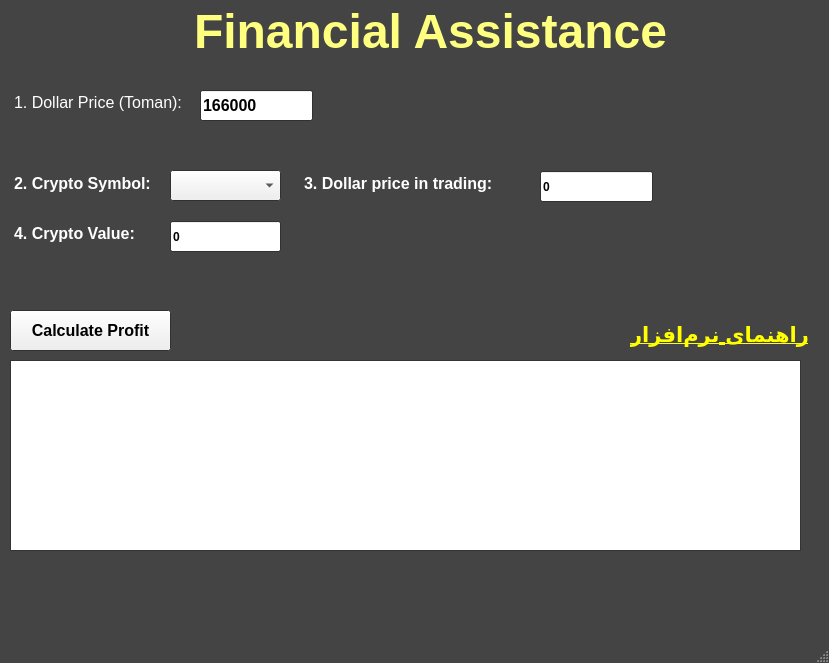
<?xml version="1.0" encoding="UTF-8"?>
<ui version="4.0">
 <class>Crypto_Portfolio_Tracker</class>
 <widget class="QMainWindow" name="Crypto_Portfolio_Tracker">
  <property name="geometry">
   <rect>
    <x>0</x>
    <y>0</y>
    <width>829</width>
    <height>663</height>
   </rect>
  </property>
  <property name="palette">
   <palette>
    <active>
     <colorrole role="Base">
      <brush brushstyle="SolidPattern">
       <color alpha="255">
        <red>255</red>
        <green>255</green>
        <blue>255</blue>
       </color>
      </brush>
     </colorrole>
     <colorrole role="Window">
      <brush brushstyle="SolidPattern">
       <color alpha="255">
        <red>68</red>
        <green>68</green>
        <blue>68</blue>
       </color>
      </brush>
     </colorrole>
    </active>
    <inactive>
     <colorrole role="Base">
      <brush brushstyle="SolidPattern">
       <color alpha="255">
        <red>255</red>
        <green>255</green>
        <blue>255</blue>
       </color>
      </brush>
     </colorrole>
     <colorrole role="Window">
      <brush brushstyle="SolidPattern">
       <color alpha="255">
        <red>68</red>
        <green>68</green>
        <blue>68</blue>
       </color>
      </brush>
     </colorrole>
    </inactive>
    <disabled>
     <colorrole role="Base">
      <brush brushstyle="SolidPattern">
       <color alpha="255">
        <red>68</red>
        <green>68</green>
        <blue>68</blue>
       </color>
      </brush>
     </colorrole>
     <colorrole role="Window">
      <brush brushstyle="SolidPattern">
       <color alpha="255">
        <red>68</red>
        <green>68</green>
        <blue>68</blue>
       </color>
      </brush>
     </colorrole>
    </disabled>
   </palette>
  </property>
  <property name="font">
   <font>
    <weight>75</weight>
    <bold>true</bold>
    <kerning>true</kerning>
   </font>
  </property>
  <property name="mouseTracking">
   <bool>false</bool>
  </property>
  <property name="windowTitle">
   <string>Crypto Portfolio Tracker V2.0</string>
  </property>
  <property name="autoFillBackground">
   <bool>false</bool>
  </property>
  <widget class="QWidget" name="centralwidget">
   <widget class="QLineEdit" name="usdtEn">
    <property name="geometry">
     <rect>
      <x>200</x>
      <y>90</y>
      <width>113</width>
      <height>31</height>
     </rect>
    </property>
    <property name="font">
     <font>
      <pointsize>12</pointsize>
     </font>
    </property>
    <property name="toolTip">
     <string>قیمت کنونی دلار در بازار</string>
    </property>
    <property name="styleSheet">
     <string notr="true">text-aling: center</string>
    </property>
    <property name="text">
     <string>166000</string>
    </property>
   </widget>
   <widget class="QLineEdit" name="amountEn">
    <property name="geometry">
     <rect>
      <x>170</x>
      <y>221</y>
      <width>111</width>
      <height>31</height>
     </rect>
    </property>
    <property name="toolTip">
     <string>میزان رمزارز خریداری شده</string>
    </property>
    <property name="text">
     <string>0</string>
    </property>
   </widget>
   <widget class="QLineEdit" name="usdBuyEn">
    <property name="geometry">
     <rect>
      <x>540</x>
      <y>171</y>
      <width>113</width>
      <height>31</height>
     </rect>
    </property>
    <property name="toolTip">
     <string>قیمت دلار در لحظه انجام این معامله (تومان)</string>
    </property>
    <property name="text">
     <string>0</string>
    </property>
   </widget>
   <widget class="QPushButton" name="calcBtn">
    <property name="geometry">
     <rect>
      <x>10</x>
      <y>310</y>
      <width>161</width>
      <height>41</height>
     </rect>
    </property>
    <property name="font">
     <font>
      <pointsize>12</pointsize>
     </font>
    </property>
    <property name="toolTip">
     <string>محاسبه سود / ثبت ترید</string>
    </property>
    <property name="text">
     <string>Calculate Profit</string>
    </property>
   </widget>
   <widget class="QTextEdit" name="resultBox">
    <property name="geometry">
     <rect>
      <x>10</x>
      <y>360</y>
      <width>791</width>
      <height>191</height>
     </rect>
    </property>
   </widget>
   <widget class="QTextEdit" name="textEdit">
    <property name="geometry">
     <rect>
      <x>110</x>
      <y>0</y>
      <width>641</width>
      <height>71</height>
     </rect>
    </property>
    <property name="palette">
     <palette>
      <active>
       <colorrole role="WindowText">
        <brush brushstyle="SolidPattern">
         <color alpha="255">
          <red>244</red>
          <green>208</green>
          <blue>63</blue>
         </color>
        </brush>
       </colorrole>
       <colorrole role="Button">
        <brush brushstyle="SolidPattern">
         <color alpha="0">
          <red>0</red>
          <green>0</green>
          <blue>0</blue>
         </color>
        </brush>
       </colorrole>
       <colorrole role="Text">
        <brush brushstyle="SolidPattern">
         <color alpha="255">
          <red>244</red>
          <green>208</green>
          <blue>63</blue>
         </color>
        </brush>
       </colorrole>
       <colorrole role="BrightText">
        <brush brushstyle="SolidPattern">
         <color alpha="255">
          <red>170</red>
          <green>255</green>
          <blue>0</blue>
         </color>
        </brush>
       </colorrole>
       <colorrole role="ButtonText">
        <brush brushstyle="SolidPattern">
         <color alpha="255">
          <red>244</red>
          <green>208</green>
          <blue>63</blue>
         </color>
        </brush>
       </colorrole>
       <colorrole role="Base">
        <brush brushstyle="NoBrush">
         <color alpha="255">
          <red>0</red>
          <green>0</green>
          <blue>0</blue>
         </color>
        </brush>
       </colorrole>
       <colorrole role="Window">
        <brush brushstyle="SolidPattern">
         <color alpha="0">
          <red>0</red>
          <green>0</green>
          <blue>0</blue>
         </color>
        </brush>
       </colorrole>
      </active>
      <inactive>
       <colorrole role="WindowText">
        <brush brushstyle="SolidPattern">
         <color alpha="255">
          <red>244</red>
          <green>208</green>
          <blue>63</blue>
         </color>
        </brush>
       </colorrole>
       <colorrole role="Button">
        <brush brushstyle="SolidPattern">
         <color alpha="0">
          <red>0</red>
          <green>0</green>
          <blue>0</blue>
         </color>
        </brush>
       </colorrole>
       <colorrole role="Text">
        <brush brushstyle="SolidPattern">
         <color alpha="255">
          <red>244</red>
          <green>208</green>
          <blue>63</blue>
         </color>
        </brush>
       </colorrole>
       <colorrole role="BrightText">
        <brush brushstyle="SolidPattern">
         <color alpha="255">
          <red>170</red>
          <green>255</green>
          <blue>0</blue>
         </color>
        </brush>
       </colorrole>
       <colorrole role="ButtonText">
        <brush brushstyle="SolidPattern">
         <color alpha="255">
          <red>244</red>
          <green>208</green>
          <blue>63</blue>
         </color>
        </brush>
       </colorrole>
       <colorrole role="Base">
        <brush brushstyle="NoBrush">
         <color alpha="255">
          <red>0</red>
          <green>0</green>
          <blue>0</blue>
         </color>
        </brush>
       </colorrole>
       <colorrole role="Window">
        <brush brushstyle="SolidPattern">
         <color alpha="0">
          <red>0</red>
          <green>0</green>
          <blue>0</blue>
         </color>
        </brush>
       </colorrole>
      </inactive>
      <disabled>
       <colorrole role="WindowText">
        <brush brushstyle="SolidPattern">
         <color alpha="255">
          <red>244</red>
          <green>208</green>
          <blue>63</blue>
         </color>
        </brush>
       </colorrole>
       <colorrole role="Button">
        <brush brushstyle="SolidPattern">
         <color alpha="0">
          <red>0</red>
          <green>0</green>
          <blue>0</blue>
         </color>
        </brush>
       </colorrole>
       <colorrole role="Text">
        <brush brushstyle="SolidPattern">
         <color alpha="255">
          <red>244</red>
          <green>208</green>
          <blue>63</blue>
         </color>
        </brush>
       </colorrole>
       <colorrole role="BrightText">
        <brush brushstyle="SolidPattern">
         <color alpha="255">
          <red>170</red>
          <green>255</green>
          <blue>0</blue>
         </color>
        </brush>
       </colorrole>
       <colorrole role="ButtonText">
        <brush brushstyle="SolidPattern">
         <color alpha="255">
          <red>244</red>
          <green>208</green>
          <blue>63</blue>
         </color>
        </brush>
       </colorrole>
       <colorrole role="Base">
        <brush brushstyle="NoBrush">
         <color alpha="255">
          <red>0</red>
          <green>0</green>
          <blue>0</blue>
         </color>
        </brush>
       </colorrole>
       <colorrole role="Window">
        <brush brushstyle="SolidPattern">
         <color alpha="0">
          <red>0</red>
          <green>0</green>
          <blue>0</blue>
         </color>
        </brush>
       </colorrole>
      </disabled>
     </palette>
    </property>
    <property name="styleSheet">
     <string notr="true">background: transparent;
color: #f4d03f;
font-weight: bold;
border: none
</string>
    </property>
    <property name="html">
     <string>&lt;!DOCTYPE HTML PUBLIC &quot;-//W3C//DTD HTML 4.0//EN&quot; &quot;http://www.w3.org/TR/REC-html40/strict.dtd&quot;&gt;
&lt;html&gt;&lt;head&gt;&lt;meta name=&quot;qrichtext&quot; content=&quot;1&quot; /&gt;&lt;style type=&quot;text/css&quot;&gt;
p, li { white-space: pre-wrap; }
&lt;/style&gt;&lt;/head&gt;&lt;body style=&quot; font-family:'MS Shell Dlg 2'; font-size:8.25pt; font-weight:600; font-style:normal;&quot;&gt;
&lt;p align=&quot;center&quot; style=&quot; margin-top:0px; margin-bottom:0px; margin-left:0px; margin-right:0px; -qt-block-indent:0; text-indent:0px;&quot;&gt;&lt;span style=&quot; font-size:36pt; color:#ffff7f;&quot;&gt;Financial Assistance&lt;/span&gt;&lt;/p&gt;&lt;/body&gt;&lt;/html&gt;</string>
    </property>
   </widget>
   <widget class="QTextEdit" name="textEdit_2">
    <property name="geometry">
     <rect>
      <x>10</x>
      <y>89</y>
      <width>181</width>
      <height>31</height>
     </rect>
    </property>
    <property name="styleSheet">
     <string notr="true">background: transparent;
font-weight: bold;
border: none;</string>
    </property>
    <property name="html">
     <string>&lt;!DOCTYPE HTML PUBLIC &quot;-//W3C//DTD HTML 4.0//EN&quot; &quot;http://www.w3.org/TR/REC-html40/strict.dtd&quot;&gt;
&lt;html&gt;&lt;head&gt;&lt;meta name=&quot;qrichtext&quot; content=&quot;1&quot; /&gt;&lt;style type=&quot;text/css&quot;&gt;
p, li { white-space: pre-wrap; }
&lt;/style&gt;&lt;/head&gt;&lt;body style=&quot; font-family:'MS Shell Dlg 2'; font-size:8.25pt; font-weight:600; font-style:normal;&quot;&gt;
&lt;p style=&quot; margin-top:0px; margin-bottom:0px; margin-left:0px; margin-right:0px; -qt-block-indent:0; text-indent:0px;&quot;&gt;&lt;span style=&quot; font-size:12pt; font-weight:400; color:#ffffff;&quot;&gt;1. Dollar Price (Toman):&lt;/span&gt;&lt;/p&gt;&lt;/body&gt;&lt;/html&gt;</string>
    </property>
   </widget>
   <widget class="QTextEdit" name="textEdit_3">
    <property name="geometry">
     <rect>
      <x>10</x>
      <y>170</y>
      <width>171</width>
      <height>31</height>
     </rect>
    </property>
    <property name="styleSheet">
     <string notr="true">background: transparent;
font-weight: bold;
border: none;</string>
    </property>
    <property name="html">
     <string>&lt;!DOCTYPE HTML PUBLIC &quot;-//W3C//DTD HTML 4.0//EN&quot; &quot;http://www.w3.org/TR/REC-html40/strict.dtd&quot;&gt;
&lt;html&gt;&lt;head&gt;&lt;meta name=&quot;qrichtext&quot; content=&quot;1&quot; /&gt;&lt;style type=&quot;text/css&quot;&gt;
p, li { white-space: pre-wrap; }
&lt;/style&gt;&lt;/head&gt;&lt;body style=&quot; font-family:'MS Shell Dlg 2'; font-size:8.25pt; font-weight:600; font-style:normal;&quot;&gt;
&lt;p style=&quot; margin-top:0px; margin-bottom:0px; margin-left:0px; margin-right:0px; -qt-block-indent:0; text-indent:0px;&quot;&gt;&lt;span style=&quot; font-size:12pt; color:#ffffff;&quot;&gt;2. Crypto Symbol:&lt;/span&gt;&lt;/p&gt;&lt;/body&gt;&lt;/html&gt;</string>
    </property>
   </widget>
   <widget class="QTextEdit" name="textEdit_4">
    <property name="geometry">
     <rect>
      <x>10</x>
      <y>220</y>
      <width>151</width>
      <height>31</height>
     </rect>
    </property>
    <property name="styleSheet">
     <string notr="true">background: transparent;
font-weight: bold;
border: none;</string>
    </property>
    <property name="html">
     <string>&lt;!DOCTYPE HTML PUBLIC &quot;-//W3C//DTD HTML 4.0//EN&quot; &quot;http://www.w3.org/TR/REC-html40/strict.dtd&quot;&gt;
&lt;html&gt;&lt;head&gt;&lt;meta name=&quot;qrichtext&quot; content=&quot;1&quot; /&gt;&lt;style type=&quot;text/css&quot;&gt;
p, li { white-space: pre-wrap; }
&lt;/style&gt;&lt;/head&gt;&lt;body style=&quot; font-family:'MS Shell Dlg 2'; font-size:8.25pt; font-weight:600; font-style:normal;&quot;&gt;
&lt;p style=&quot; margin-top:0px; margin-bottom:0px; margin-left:0px; margin-right:0px; -qt-block-indent:0; text-indent:0px;&quot;&gt;&lt;span style=&quot; font-size:12pt; color:#ffffff;&quot;&gt;4. Crypto Value:&lt;/span&gt;&lt;/p&gt;&lt;/body&gt;&lt;/html&gt;</string>
    </property>
   </widget>
   <widget class="QTextEdit" name="textEdit_5">
    <property name="geometry">
     <rect>
      <x>300</x>
      <y>170</y>
      <width>221</width>
      <height>31</height>
     </rect>
    </property>
    <property name="styleSheet">
     <string notr="true">background: transparent;
font-weight: bold;
border: none;</string>
    </property>
    <property name="html">
     <string>&lt;!DOCTYPE HTML PUBLIC &quot;-//W3C//DTD HTML 4.0//EN&quot; &quot;http://www.w3.org/TR/REC-html40/strict.dtd&quot;&gt;
&lt;html&gt;&lt;head&gt;&lt;meta name=&quot;qrichtext&quot; content=&quot;1&quot; /&gt;&lt;style type=&quot;text/css&quot;&gt;
p, li { white-space: pre-wrap; }
&lt;/style&gt;&lt;/head&gt;&lt;body style=&quot; font-family:'MS Shell Dlg 2'; font-size:8.25pt; font-weight:600; font-style:normal;&quot;&gt;
&lt;p style=&quot; margin-top:0px; margin-bottom:0px; margin-left:0px; margin-right:0px; -qt-block-indent:0; text-indent:0px;&quot;&gt;&lt;span style=&quot; font-size:12pt; color:#ffffff;&quot;&gt;3. Dollar price in trading:&lt;/span&gt;&lt;/p&gt;&lt;/body&gt;&lt;/html&gt;</string>
    </property>
   </widget>
   <widget class="QComboBox" name="symbolEn">
    <property name="geometry">
     <rect>
      <x>170</x>
      <y>170</y>
      <width>111</width>
      <height>31</height>
     </rect>
    </property>
    <property name="toolTip">
     <string>نماد رمز ارز خریداری شده</string>
    </property>
    <item>
     <property name="text">
      <string/>
     </property>
    </item>
    <item>
     <property name="text">
      <string>BTC</string>
     </property>
    </item>
    <item>
     <property name="text">
      <string>TON</string>
     </property>
    </item>
    <item>
     <property name="text">
      <string>DOGE</string>
     </property>
    </item>
    <item>
     <property name="text">
      <string>SHIB</string>
     </property>
    </item>
   </widget>
   <widget class="QLabel" name="label">
    <property name="geometry">
     <rect>
      <x>630</x>
      <y>319</y>
      <width>181</width>
      <height>31</height>
     </rect>
    </property>
    <property name="text">
     <string>&lt;html&gt;&lt;head/&gt;&lt;body&gt;&lt;p&gt;&lt;a href=&quot;https://github.com/autonexit/Crypto_Portfolio_Tracker/blob/main/README.md&quot;&gt;&lt;span style=&quot; font-size:16pt; text-decoration: underline; color:#ffff00;&quot;&gt;راهنمای نرم‌افزار&lt;/span&gt;&lt;/a&gt;&lt;/p&gt;&lt;/body&gt;&lt;/html&gt;</string>
    </property>
    <property name="openExternalLinks">
     <bool>true</bool>
    </property>
   </widget>
   <widget class="QTextEdit" name="api_credit">
    <property name="geometry">
     <rect>
      <x>10</x>
      <y>560</y>
      <width>231</width>
      <height>41</height>
     </rect>
    </property>
    <property name="styleSheet">
     <string notr="true">background: transparent;
color: #f4d03f;
font-weight: bold;
border: none
</string>
    </property>
   </widget>
  </widget>
  <widget class="QMenuBar" name="menubar">
   <property name="geometry">
    <rect>
     <x>0</x>
     <y>0</y>
     <width>829</width>
     <height>21</height>
    </rect>
   </property>
  </widget>
  <widget class="QStatusBar" name="statusbar"/>
 </widget>
 <resources/>
 <connections/>
</ui>
